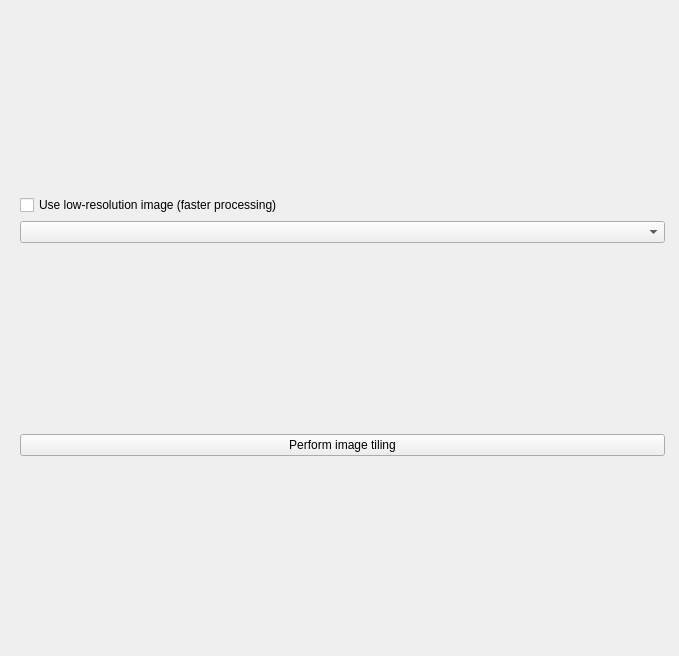
<?xml version="1.0" encoding="UTF-8"?>
<ui version="4.0">
 <class>tiling_method</class>
 <widget class="QWidget" name="tiling_method">
  <property name="geometry">
   <rect>
    <x>0</x>
    <y>0</y>
    <width>679</width>
    <height>656</height>
   </rect>
  </property>
  <property name="windowTitle">
   <string>Form</string>
  </property>
  <widget class="QWidget" name="verticalLayoutWidget">
   <property name="geometry">
    <rect>
     <x>20</x>
     <y>10</y>
     <width>645</width>
     <height>631</height>
    </rect>
   </property>
   <layout class="QVBoxLayout" name="main_layout">
    <item>
     <layout class="QHBoxLayout" name="horizontalLayout">
      <item>
       <layout class="QVBoxLayout" name="verticalLayout_2">
        <item>
         <layout class="QVBoxLayout" name="lyt_holder_img"/>
        </item>
        <item>
         <widget class="QCheckBox" name="chk_lres">
          <property name="text">
           <string>Use low-resolution image (faster processing)</string>
          </property>
         </widget>
        </item>
        <item>
         <widget class="QComboBox" name="combo_img"/>
        </item>
       </layout>
      </item>
      <item>
       <layout class="QVBoxLayout" name="verticalLayout">
        <item>
         <layout class="QVBoxLayout" name="lyt_holder_tree"/>
        </item>
       </layout>
      </item>
     </layout>
    </item>
    <item>
     <layout class="QVBoxLayout" name="lyt_holder_controls"/>
    </item>
    <item>
     <widget class="QPushButton" name="btn_capture">
      <property name="text">
       <string>Perform image tiling</string>
      </property>
     </widget>
    </item>
   </layout>
  </widget>
 </widget>
 <resources/>
 <connections/>
</ui>
